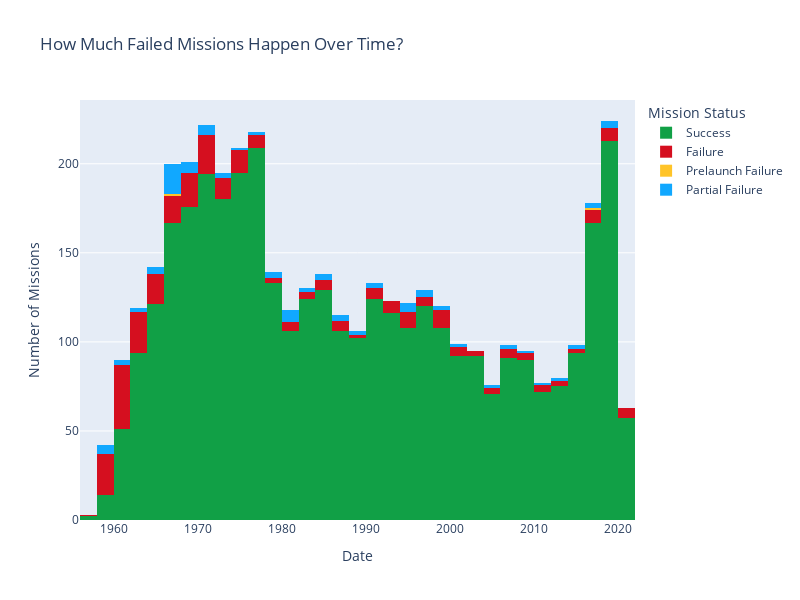

Notebook source saved alongside this figure:
### Markdown cell above
### Mission Failure Over The Times

### Code cell
fig = px.histogram(data,
                   x="Date",
                   color="Mission_Status",
                   hover_data=data.columns,
                   color_discrete_sequence=["#11a046", "#d50f1f", "#ffc429", "#11a8ff"],
                   title="How Much Failed Missions Happen Over Time?",
                   width=800,
                   height=600,
                   nbins=60
)

fig.update_layout(legend_title="Mission Status", xaxis_title="Date", yaxis_title="Number of Missions").show()

### Figure 1 — Plotly figure (JSON) as saved in the notebook; plotly's stock layout.template omitted (floating-point values rounded to 4 significant figures; data arrays with more than 128 entries replaced by an {"elided": "..."} marker saying what was removed)
{"data": [{"alignmentgroup": "True", "bingroup": "x", "hovertemplate": "Mission_Status=Success<br>Date=%{x}<br>count=%{y}<extra></extra>", "legendgroup": "Success", "marker": {"color": "#11a046", "pattern": {"shape": ""}}, "name": "Success", "nbinsx": 60, "offsetgroup": "Success", "orientation": "v", "showlegend": true, "type": "histogram", "x": {"elided": "3878 str values"}, "xaxis": "x", "yaxis": "y"}, {"alignmentgroup": "True", "bingroup": "x", "hovertemplate": "Mission_Status=Failure<br>Date=%{x}<br>count=%{y}<extra></extra>", "legendgroup": "Failure", "marker": {"color": "#d50f1f", "pattern": {"shape": ""}}, "name": "Failure", "nbinsx": 60, "offsetgroup": "Failure", "orientation": "v", "showlegend": true, "type": "histogram", "x": {"elided": "339 str values"}, "xaxis": "x", "yaxis": "y"}, {"alignmentgroup": "True", "bingroup": "x", "hovertemplate": "Mission_Status=Prelaunch Failure<br>Date=%{x}<br>count=%{y}<extra></extra>", "legendgroup": "Prelaunch Failure", "marker": {"color": "#ffc429", "pattern": {"shape": ""}}, "name": "Prelaunch Failure", "nbinsx": 60, "offsetgroup": "Prelaunch Failure", "orientation": "v", "showlegend": true, "type": "histogram", "x": [null, "2016-09-01T13:07:00+00:00", null, "1966-12-14T11:27:00+00:00"], "xaxis": "x", "yaxis": "y"}, {"alignmentgroup": "True", "bingroup": "x", "hovertemplate": "Mission_Status=Partial Failure<br>Date=%{x}<br>count=%{y}<extra></extra>", "legendgroup": "Partial Failure", "marker": {"color": "#11a8ff", "pattern": {"shape": ""}}, "name": "Partial Failure", "nbinsx": 60, "offsetgroup": "Partial Failure", "orientation": "v", "showlegend": true, "type": "histogram", "x": ["2019-06-29T18:00:00+00:00", "2019-03-02T17:45:00+00:00", "2018-08-25T18:15:00+00:00", "2018-01-25T22:20:00+00:00", "2017-07-14T06:36:00+00:00", "2017-06-18T16:12:00+00:00", "2016-12-28T03:23:00+00:00", "2015-12-05T14:08:00+00:00", "2014-08-22T12:27:00+00:00", "2013-01-15T16:24:00+00:00", "2012-10-08T00:35:00+00:00", "2011-02-01T14:00:00+00:00", "2008-04-28T05:00:00+00:00", "2007-09-02T12:51:00+00:00", "2007-06-15T15:11:00+00:00", "2004-12-24T12:00:00+00:00", "2004-12-21T21:50:00+00:00", "2001-07-12T21:58:00+00:00", "2001-04-18T10:13:00+00:00", "1998-06-15T22:58:00+00:00", "1998-02-21T07:55:00+00:00", "1997-12-24T23:19:00+00:00", "1997-10-30T13:43:00+00:00", "1997-09-29T10:20:00+00:00", "1996-08-18T10:27:00+00:00", "1995-10-06T03:23:00+00:00", "1995-09-05T11:10:00+00:00", "1995-01-15T13:45:00+00:00", "1994-11-29T17:02:00+00:00", "1994-05-19T17:03:00+00:00", "1991-12-28T12:00:00+00:00", "1991-07-21T17:33:00+00:00", "1990-06-21T20:45:00+00:00", "1989-05-22T01:40:00+00:00", "1988-09-02T12:05:00+00:00", "1987-01-29T06:14:00+00:00", "1986-10-03T13:05:00+00:00", "1986-07-16T04:21:00+00:00", "1985-12-28T09:16:00+00:00", "1984-11-27T14:22:00+00:00", "1984-01-29T12:25:00+00:00", "1982-12-08T13:46:00+00:00", "1982-06-18T11:58:00+00:00", "1981-12-04T11:06:00+00:00", "1981-09-11T08:43:00+00:00", "1981-08-06T08:16:00+00:00", "1981-05-31T05:00:00+00:00", "1980-12-23T22:48:00+00:00", "1980-04-18T17:31:00+00:00", "1980-02-12T00:52:00+00:00", "1979-02-06T08:46:00+00:00", "1978-12-26T15:30:00+00:00", "1978-12-20T20:43:00+00:00", "1976-09-01T03:23:00+00:00", "1976-07-01T08:05:00+00:00", "1974-12-13T13:30:00+00:00", "1972-12-28T11:00:00+00:00", "1972-07-13T14:30:00+00:00", "1972-03-31T04:02:00+00:00", "1971-12-27T14:04:00+00:00", "1971-11-19T12:00:00+00:00", "1970-11-06T10:35:00+00:00", "1970-08-22T05:06:00+00:00", "1970-08-20T14:30:00+00:00", "1970-03-17T11:10:00+00:00", "1969-05-13T09:15:00+00:00", "1968-10-07T12:05:00+00:00", "1968-08-10T22:33:00+00:00", "1968-04-24T16:00:00+00:00", "1968-04-04T12:00:00+00:00", "1968-03-02T18:29:00+00:00", "1967-07-27T19:00:00+00:00", "1967-06-20T16:19:00+00:00", "1967-06-17T02:36:00+00:00", "1967-05-16T21:44:00+00:00", "1967-04-08T09:00:00+00:00", "1967-04-06T03:23:00+00:00", "1967-02-27T08:45:00+00:00", "1967-02-08T08:39:00+00:00", "1966-11-02T00:45:00+00:00", "1966-09-17T22:35:00+00:00", "1966-07-14T02:10:00+00:00", "1966-06-09T20:15:00+00:00", "1966-06-03T13:39:00+00:00", "1966-05-16T16:41:00+00:00", "1966-04-08T01:00:00+00:00", "1966-03-01T11:03:00+00:00", "1966-01-07T08:20:00+00:00", "1965-12-21T14:00:00+00:00", "1965-11-23T03:21:00+00:00", "1964-12-11T14:25:00+00:00", "1964-03-27T03:24:00+00:00", "1962-02-21T18:44:00+00:00", "1962-01-26T20:30:00+00:00", "1961-12-22T19:12:00+00:00", "1961-10-21T13:53:00+00:00", "1961-08-25T18:29:00+00:00", "1959-09-18T05:20:00+00:00", "1959-09-09T08:19:00+00:00", "1959-01-02T16:41:00+00:00", "1958-12-06T05:44:00+00:00", "1958-10-11T08:42:00+00:00"], "xaxis": "x", "yaxis": "y"}], "layout": {"barmode": "relative", "height": 600, "legend": {"title": {"text": "Mission Status"}, "tracegroupgap": 0}, "title": {"text": "How Much Failed Missions Happen Over Time?"}, "width": 800, "xaxis": {"anchor": "y", "domain": [0, 1], "title": {"text": "Date"}}, "yaxis": {"anchor": "x", "domain": [0, 1], "title": {"text": "Number of Missions"}}}}
